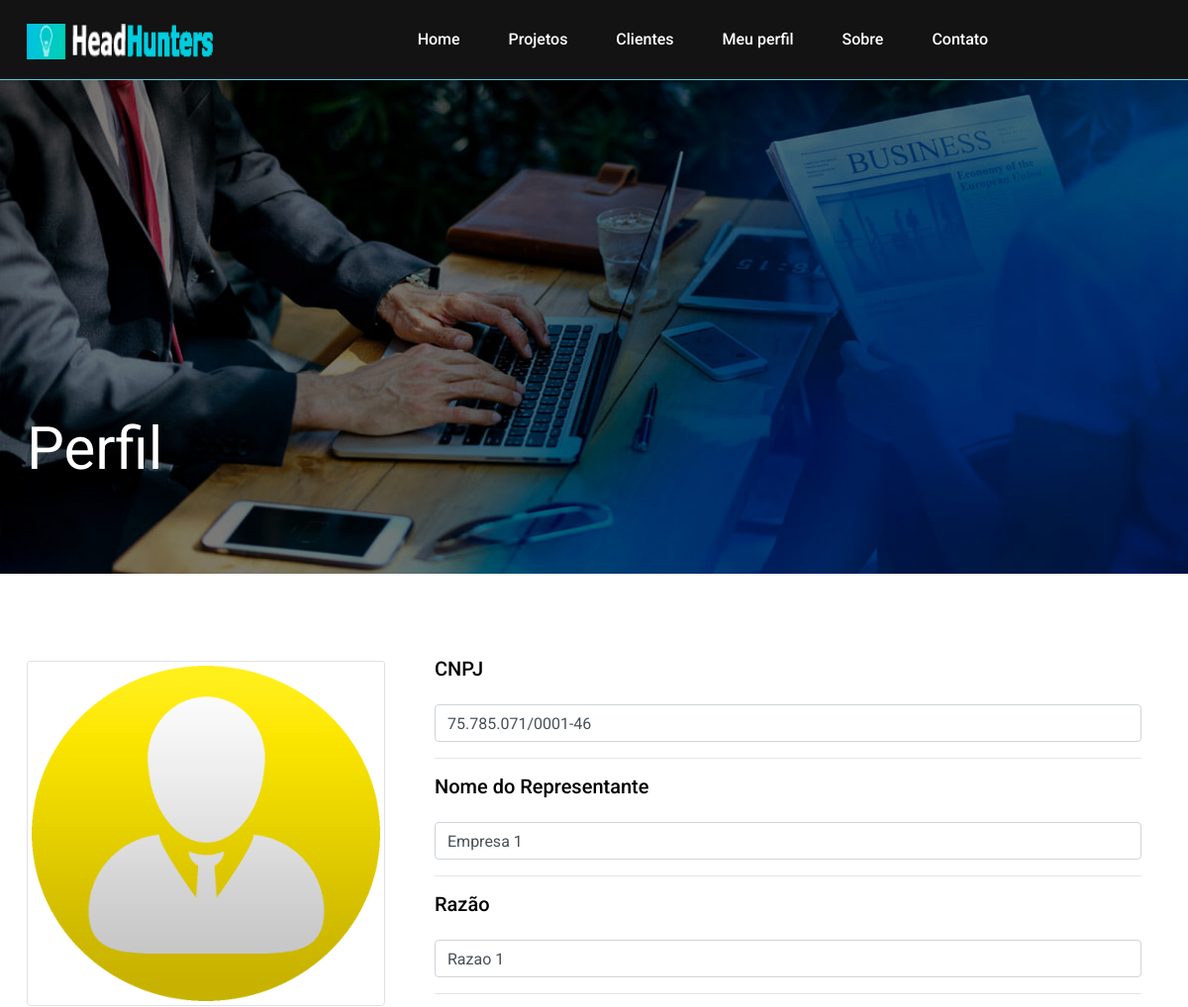
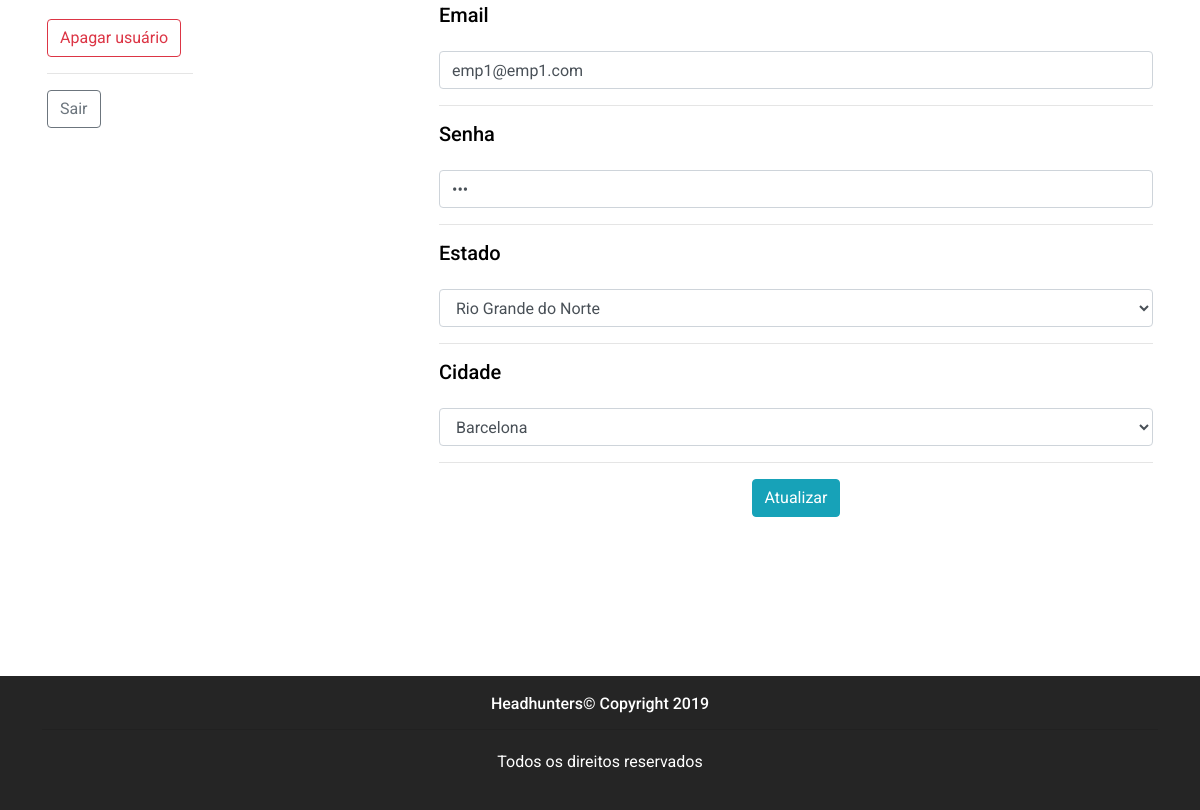
Page /headhuntersOficial/pags_emp/Perfil_emp.php (signed in) on the committed database (2 pictures, top to bottom).
### tables this page shows
CREATE TABLE `empresa` (
  `emp_id` int(11) NOT NULL,
  `emp_cnpj` varchar(45) NOT NULL,
  `emp_representante` varchar(255) NOT NULL,
  `emp_razao` varchar(45) NOT NULL,
  `emp_email` varchar(45) NOT NULL,
  `emp_senha` varchar(45) NOT NULL,
  `emp_estado` int(11) NOT NULL,
  `emp_cidade` int(11) NOT NULL,
  `emp_imagem` longtext NOT NULL
);

CREATE TABLE `estado` (
  `est_id` int(11) NOT NULL,
  `est_uf` varchar(45) NOT NULL,
  `est_sigla` char(2) NOT NULL
);

### headhuntersOficial/pags_emp/Perfil_emp.php (the view, shortened to what this page needs)
<?php
include_once '../php/conexao2.php';
if (!isset($_SESSION['Login_Emp_id'])) {
    echo "<script>window.location=\"../pags/Login_emp.php\";</script>";
} else {
    $sth10 = $pdo->prepare('select * from empresa where emp_email = :session and emp_senha = :session1');
    $sth10->bindValue(":session", $_SESSION['Login_Emp']['emp_email']);
    $sth10->bindValue(":session1", $_SESSION['Login_Emp']['emp_senha']);
    $sth10->execute();
    $linha = $sth10->fetch(PDO::FETCH_ASSOC);
    extract($linha);
    $idEstado = $linha['emp_estado'];
    $idCidade = $linha['emp_cidade'];
    $sth3 = $pdo->prepare("select * from estado where est_id = '$idEstado' ");
    $sth3->execute();
    $estado_emp = $sth3->fetch(PDO::FETCH_ASSOC);
    extract($estado_emp);
    $sth4 = $pdo->prepare("select * from cidade where cid_id = '$idCidade'");
    $sth4->execute();
    $cidade_emp = $sth4->fetch(PDO::FETCH_ASSOC);
    extract($cidade_emp);
    ?>
    <!DOCTYPE html>
    <html lang="pt-br">
        <head>
            <link rel="stylesheet" href="../css/bootstrap.min.css" />
            <link rel="stylesheet" href="../css/font-awesome.min.css" />
            <link rel="stylesheet" href="../css/owl.carousel.css" />
            <link rel="stylesheet" href="../css/style.css" />
            <link rel="stylesheet" href="../css/animate.css" />
        </head>
        <body>
            <header class="header-section">
                <div class="container">
                    <a class="site-logo" href="index.php">
                        <img src="../img/logo.png" alt="" width="190" height="36">
                    </a>
                    <nav class="main-menu">
                        <ul>
                            <li><a href="index.php">Home</a></li>
                            <li><a href="projetos.php">Projetos</a></li>
                            <li><a href="usuarios.php">Clientes</a></li>
                            <li><a href="Perfil_emp.php">Meu perfil</a></li>
                            <li><a href="sobre.php">Sobre</a></li>
                            <li><a href="contato.php">Contato</a></li>
                        </ul>
                    </nav>
                </div>
            </header>
            <section class="page-info-section set-bg" data-setbg="../img/slider-1.jpg">
                <div class="pi-content">
                    <div class="container">
                        <div class="row">
                            <div class="col-xl-5 col-lg-6 text-white">
                                <h2>Perfil</h2>
                            </div>
                        </div>
                    </div>
                </div>
            </section>
            <br>
            <section class="page-section recent-game-page spad">
                <div class="container">
                    <div class="row">
                        <div class="col-lg-4">
                            <br>
                            <img class="card-img-top img-fluid img-thumbnail" src="../img/users/<?= $linha['emp_imagem'] ?>" alt="Card image cap">
                            <br>
                            <div class="card-body">
                                <section class="row">
                                    <div class="col-6 text-left">
                                        <a href="?go=apagar" onClick= "return confirm('Você deseja apagar sua conta?')"><button type="button" class="btn btn-outline-danger">Apagar usuário</button></a>
                                        <hr>
                                        <a href="?go=sair" onClick= "return confirm('Você deseja sair?')"><button type="button" class="btn btn-outline-secondary">Sair</button></a>
                                    </div>
                                </section>
                            </div>
                        </div>
                        <div class="col-lg-8">
                            <div class="recent-game-item card-body">
                                <form action="../php/updateEmpresa.php" method="post" name="Update_emp" >
                                    <div class="group">
                                        <h5 style="color: #000000">CNPJ</h5>
                                        <input class="form-control" id="cnpj" name="emp_cnpj" type="text" maxlength="45" value="<?= $linha['emp_cnpj'] ?>" required >
                                    </div>
                                    <hr>
                                    <div class="group">
                                        <h5 style="color: #000000">Nome do Representante</h5>
                                        <input class="form-control" id="razao" name="emp_representante" type="text" maxlength="45" value="<?= $linha['emp_representante'] ?>" required>
                                    </div>
                                    <hr>
                                    <div class="group">
                                        <h5 style="color: #000000">Razão</h5>
                                        <input class="form-control" id="razao" name="emp_razao" type="text" maxlength="45" value="<?= $linha['emp_razao'] ?>" required>
                                    </div>
                                    <hr>
                                    <div class="group">
                                        <h5 style="color: #000000">Email</h5>
                                        <input class="form-control" name="emp_email" type="email"  maxlength="45" value="<?= $linha['emp_email'] ?>" pattern="[a-z0-9._%+-]+@[a-z0-9.-]+\.[a-z]{2,4}$" required>
                                    </div>
                                    <hr>
                                    <div class="group">
                                        <h5 style="color: #000000">Senha</h5>
                                        <input class="form-control" id="senha" name="emp_senha" type="password" maxlength="45" value="<?= $linha['emp_senha'] ?>" pattern="[a-z0-9]+$" required>
                                    </div>
                                    <hr>
                                    <div class="group">
                                        <h5 style="color: #000000">Estado</h5>
                                        <select class="form-control" id="estado1" name="emp_estado" class="borda" >
                                            <option value="<?= $estado_emp['est_id'] ?>" ><?= $estado_emp['est_uf'] ?> </option>
                                        </select>
                                    </div>
                                    <hr>
                                    <h5 style="color: #000000">Cidade</h5>
                                    <div class="group">
                                        <select class="form-control" id="cidade1" name="emp_cidade"  class="borda">
                                            <option value="<?= $cidade_emp['cid_id'] ?>"><?= $cidade_emp['cid_nome'] ?></option>
                                        </select>
                                    </div>
                                    <hr>
                                    <center>
                                        <input id="cadastrar_emp" name="Atualizar" type="submit" value="Atualizar" class="btn btn-info"/>
                                    </center>
                                </form>
                            </div>
                        </div>
                    </div>
                </div>
            </section>
            <footer class="footer-section">
                <section class="row">
                    <div class="container">
                        <div class="col-md-12">
                            <h6 class="text-white text-center">
                                <span>Headhunters© Copyright 2019</span>
                            </h6>
                            <hr>
                            <p class="text-white text-center">
                                Todos os direitos reservados
                            </p>
                        </div>
                    </div>
                </section>
            </footer>
        </body>
    </html>
    <?php
}
?>

### headhuntersOficial/css/style.css (style rules this page uses)
html, body { height: 100%; font-family: 'Roboto', sans-serif; -webkit-font-smoothing: antialiased; font-smoothing: antialiased; }
h1, h2, h3, h4, h5, h6 { margin: 0; font-weight: 500; color: #131313; }
h2 { font-size: 36px; }
h5 { font-size: 20px; color: #FFF; }
h6 { font-size: 16px; color: #FFFFFF; }
p { font-size: 16px; color: #0000FF; line-height: 2; }
img { max-width: 100%; }
ul, ol { padding: 0; margin: 0; }
.set-bg { background-repeat: no-repeat; background-size: cover; background-position: top center; }
.spad { padding-top: 40px; padding-bottom: 97px; }
.text-white h1, .text-white h2, .text-white h3, .text-white h4, .text-white h5, .text-white h6, .text-white p, .text-white span, .text-white li, .text-white a { color: #fff; }
.header-section { background: #131313; clear: both; overflow: hidden; padding: 18px 0; border-bottom-width: 1px; border-bottom-style: solid; border-bottom-color: #4ecbe3; }
.site-logo { display: inline-block; float: left; padding-top: 6px; }
.main-menu { float: right; margin-right: 170px; }
.main-menu ul { list-style: none; }
.main-menu ul li { display: inline; }
.main-menu ul li a { display: inline-block; font-size: 16px; color: #fff; margin-left: 35px; font-weight: 500; padding: 10px 5px; }
.footer-section { padding: 18px 0 16px; overflow: hidden; background: #252525; }
.page-info-section { height: 499px; position: relative; }
.page-info-section .pi-content { position: absolute; width: 100%; bottom: 65px; left: 0; z-index: 2; }
.page-info-section .pi-content h2 { font-size: 60px; margin-bottom: 25px; font-weight: 400; }
.recent-game-page .recent-game-item { margin-bottom: 42px; }
@media (min-width: 1200px) { .container { max-width: 1176px; } }

### rows in the picture
empresa: emp_imagem (picture), emp_cnpj "75.785.071/0001-46", emp_representante "Empresa 1", emp_razao "Razao 1", emp_email "emp1@emp1.com"
estado: emp_estado "Rio Grande do Norte"

### other values in the picture
form field emp_cidade "Barcelona"
